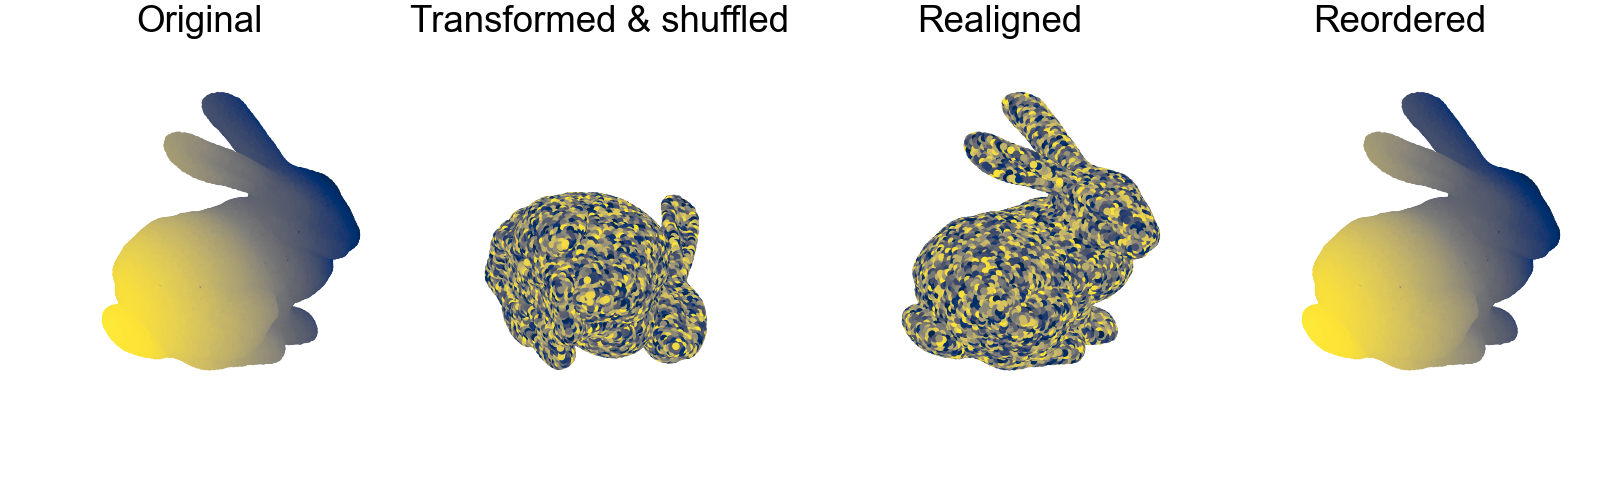

Here is the Python script that generated this plot:
"""Example of alignment between two cacti obj files.

Two stage: ICP, then reordering"""

from oarp.pcl import Pointcloud
from oarp.icp import ICP
from oarp.reordering import reorder
from oarp.vis_utils import setup_axes, plot_pointcloud
import numpy as np
from time import perf_counter
import os

# make sure working from main dir
if os.getcwd().endswith('examples'):
	os.chdir('..')

np.set_printoptions(precision=3, suppress=True)
obj_src = 'meshes/stanford_bunny_lp.obj'

if __name__ == "__main__":
	pcl_1 = Pointcloud.load_from_obj(obj_src)
	print(f"LOADED MESH: {obj_src} [{pcl_1.n_verts} verts]")

	# Set up ORDER of pointcloud 1 to be by y, then by x, then z for clear visualisation
	x, y, z = pcl_1.verts.T

	order = pcl_1.order[np.lexsort((z, y, x))]
	pcl_1.order = order

	# Generate second pointcloud, with transformations applied, and indices reordered
	pcl_2 = pcl_1.copy()

	# apply transform
	T = np.array([	[0, -1, 0, 0.],
					[1, 0, 0, 0.],
					[0, 0, 1, -1.],
					[0, 0, 0, 1]	])

	pcl_2.transform(T)
	pcl_2.randomise()  # add in to test reordering

	d = 0.5
	fig, axs = setup_axes(ncols=4, axis_opt='off', bounds=pcl_1.bbox)

	plot_pointcloud(axs[0], pcl_1)
	plot_pointcloud(axs[1], pcl_2)

	# First, perform ICP to align pcl_2 with pcl_1

	start_time = perf_counter()
	res = ICP(pcl_2, pcl_1, max_iter=10, nsample=100, k=75)
	print('ICP... ', f"Time: {(perf_counter() - start_time) * 1000:.2f}ms | Num its: {res['nits']} | Error : {np.format_float_scientific(res['err'], 3)}")

	plot_pointcloud(axs[2], pcl_2)

	# then, perform reordering to align vertex order
	start_time = perf_counter()
	reres = reorder(pcl_2, pcl_1, neighbours=10)
	print(f"Reorder... Time: {(perf_counter() - start_time) * 1000:.2f}ms")

	# Prove that all verts and vertex order are identical
	print(f"Vertices match: {np.allclose(pcl_1.verts, pcl_2.verts)}")
	print(f"Vertex order matches: {np.allclose(pcl_1.order, pcl_2.order)}")

	plot_pointcloud(axs[3], pcl_2)

	titles = ['Original', 'Transformed & shuffled', 'Realigned', 'Reordered']
	[ax.set_title(t) for ax, t in zip(axs, titles)]
	fig.savefig('examples/rigid_transforms.png')
